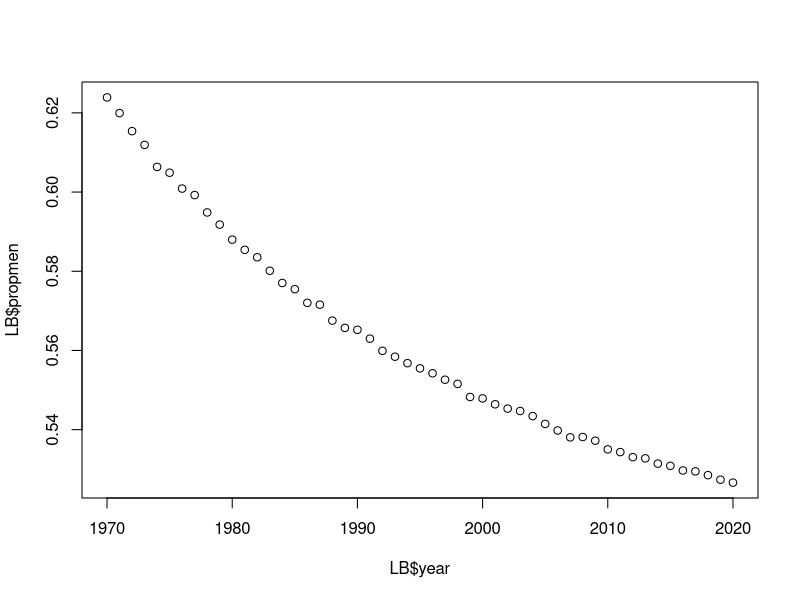
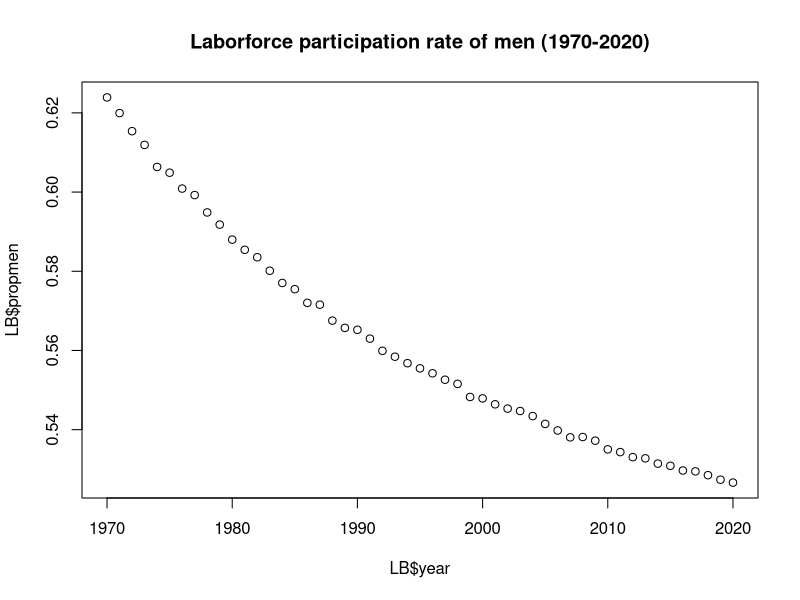
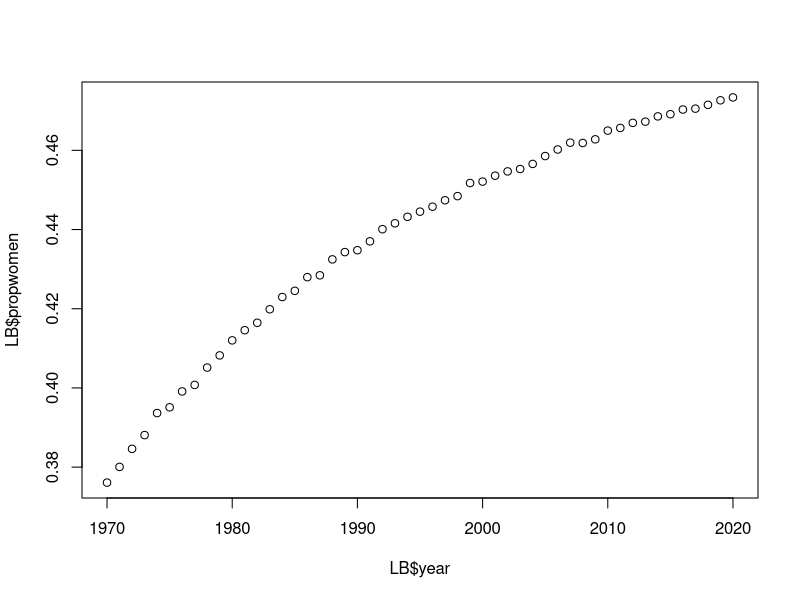
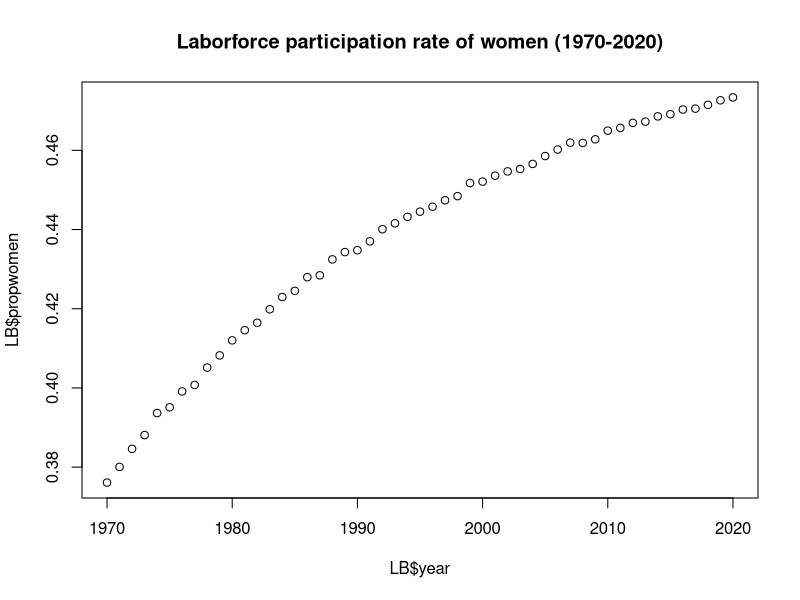

The R source for these figures, in order:
##########################################################################
# HOMEWORK 1
# Shabnam Shahrezaei
# Spring 2025
##########################################################################

# Setting the working directory

setwd("C:/Users/13095/Desktop/Emory/Emory2025/QTM100/LAB1/data")

# Loading the Dataset
LB <- read.csv("labor_force.csv", header = TRUE)

# Column names
View(LB)
# We have year, men, women

# Dimensions of the data frame
dim(LB)
# 51 rows and 4 columns 

# What years in the dataset?
summary(LB)
# We have 1970 to 2020

# On propotions 
LB$men > LB$women
sum(LB$men > LB$women)
# Yes, true as well 

# Plot on the proportion of men over time 
LB$propmen <- LB$men/(LB$men + LB$women)
plot(x = LB$year, y = LB$propmen)
# Declining proportion 

# Add a title
plot(x = LB$year, y = LB$propmen, main="Laborforce participation rate of men (1970-2020)")
#title(main = "Laborforce participation rate of men (1970-2020)")

# How many years did the proportion exceed 0.56? 
sum(LB$propmen > 0.56)
# 22 times 

# What year was the highest number of participation 
LB$tot_partic <- LB$men + LB$women
max(LB$tot_partic)
# Year was 2020

LB$propwomen <- LB$women/(LB$men + LB$women)
plot(x = LB$year, y = LB$propwomen)
# Declining proportion 

# Add a title
plot(x = LB$year, y = LB$propwomen, main="Laborforce participation rate of women (1970-2020)")
